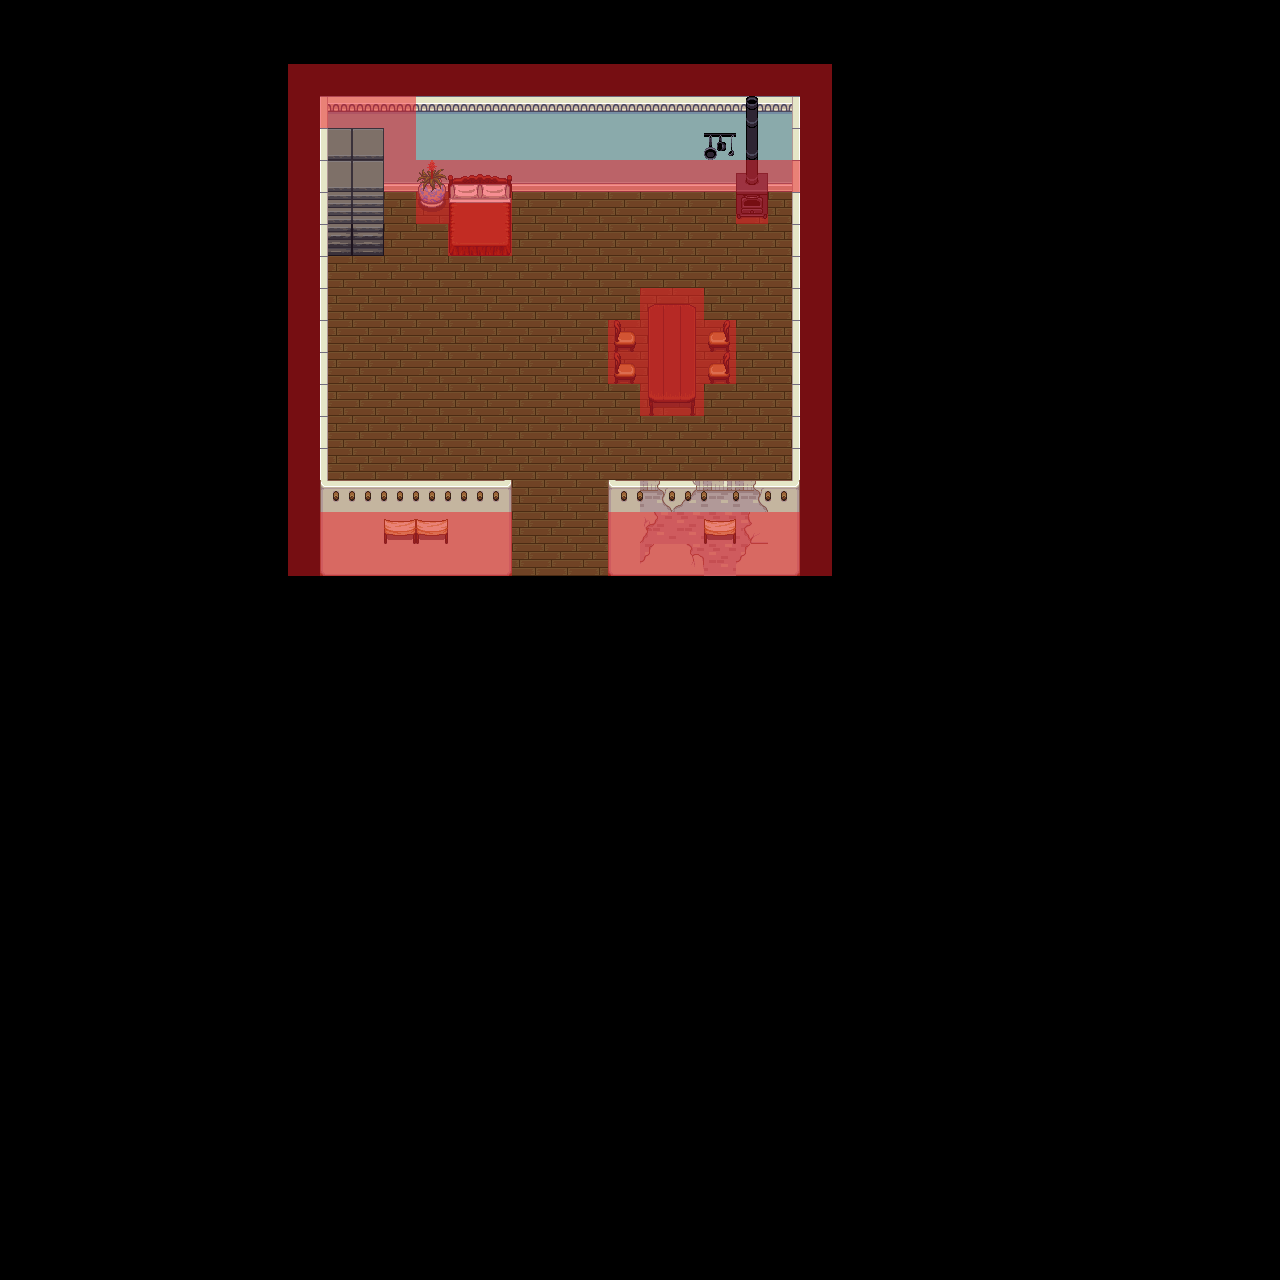

Rendered tile map (Tiled .tmx) drawn with the repository's tilesets; below, a short description and the map source with its tile grids summarised:
An orthogonal 40x40 tile map with 32x32 px tiles, 7 tile layers (Floor Plan, Stairs, Inside Decor 01, Inside Decor, ...), 40 tilesets.

<map version="1.0" orientation="orthogonal" renderorder="right-down" width="40" height="40" tilewidth="32" tileheight="32" nextobjectid="1">
 <tileset firstgid="1" name="country" tilewidth="32" tileheight="32" tilecount="20" columns="5">
  <image source="../../../../../00_Assets/_TempAssets/LPC Base Assets/tiles/country.png" width="160" height="128" />
 </tileset>
 <tileset firstgid="21" name="cup" tilewidth="32" tileheight="32" tilecount="2" columns="1">
  <image source="../../../../../00_Assets/_TempAssets/LPC Base Assets/tiles/cup.png" width="32" height="64" />
 </tileset>
 <tileset firstgid="23" name="dirt" tilewidth="32" tileheight="32" tilecount="18" columns="3">
  <image source="../../../../../00_Assets/_TempAssets/LPC Base Assets/tiles/dirt.png" width="96" height="192" />
 </tileset>
 <tileset firstgid="41" name="dirt2" tilewidth="32" tileheight="32" tilecount="18" columns="3">
  <image source="../../../../../00_Assets/_TempAssets/LPC Base Assets/tiles/dirt2.png" width="96" height="192" />
 </tileset>
 <tileset firstgid="59" name="dungeon" tilewidth="32" tileheight="32" tilecount="104" columns="13">
  <image source="../../../../../00_Assets/_TempAssets/LPC Base Assets/tiles/dungeon.png" width="416" height="256" />
 </tileset>
 <tileset firstgid="163" name="grass" tilewidth="32" tileheight="32" tilecount="18" columns="3">
  <image source="../../../../../00_Assets/_TempAssets/LPC Base Assets/tiles/grass.png" width="96" height="192" />
 </tileset>
 <tileset firstgid="181" name="grassalt" tilewidth="32" tileheight="32" tilecount="18" columns="3">
  <image source="../../../../../00_Assets/_TempAssets/LPC Base Assets/tiles/grassalt.png" width="96" height="192" />
 </tileset>
 <tileset firstgid="199" name="hole" tilewidth="32" tileheight="32" tilecount="18" columns="3">
  <image source="../../../../../00_Assets/_TempAssets/LPC Base Assets/tiles/hole.png" width="96" height="192" />
 </tileset>
 <tileset firstgid="217" name="holek" tilewidth="32" tileheight="32" tilecount="18" columns="3">
  <image source="../../../../../00_Assets/_TempAssets/LPC Base Assets/tiles/holek.png" width="96" height="192" />
 </tileset>
 <tileset firstgid="235" name="holemid" tilewidth="32" tileheight="32" tilecount="18" columns="3">
  <image source="../../../../../00_Assets/_TempAssets/LPC Base Assets/tiles/holemid.png" width="96" height="192" />
 </tileset>
 <tileset firstgid="253" name="house" tilewidth="32" tileheight="32" tilecount="63" columns="9">
  <image source="../../../../../00_Assets/_TempAssets/LPC Base Assets/tiles/house.png" width="288" height="224" />
 </tileset>
 <tileset firstgid="316" name="inside" tilewidth="32" tileheight="32" tilecount="100" columns="10">
  <image source="../../../../../00_Assets/_TempAssets/LPC Base Assets/tiles/inside.png" width="320" height="320" />
 </tileset>
 <tileset firstgid="416" name="kitchen" tilewidth="32" tileheight="32" tilecount="8" columns="2">
  <image source="../../../../../00_Assets/_TempAssets/LPC Base Assets/tiles/kitchen.png" width="64" height="128" />
 </tileset>
 <tileset firstgid="424" name="lava" tilewidth="32" tileheight="32" tilecount="18" columns="3">
  <image source="../../../../../00_Assets/_TempAssets/LPC Base Assets/tiles/lava.png" width="96" height="192" />
 </tileset>
 <tileset firstgid="442" name="lavarock" tilewidth="32" tileheight="32" tilecount="18" columns="3">
  <image source="../../../../../00_Assets/_TempAssets/LPC Base Assets/tiles/lavarock.png" width="96" height="192" />
 </tileset>
 <tileset firstgid="460" name="mountains" tilewidth="32" tileheight="32" tilecount="108" columns="12">
  <image source="../../../../../00_Assets/_TempAssets/LPC Base Assets/tiles/mountains.png" width="384" height="288" />
 </tileset>
 <tileset firstgid="568" name="rock" tilewidth="32" tileheight="32" tilecount="2" columns="2">
  <image source="../../../../../00_Assets/_TempAssets/LPC Base Assets/tiles/rock.png" width="64" height="32" />
 </tileset>
 <tileset firstgid="570" name="signs" tilewidth="32" tileheight="32" tilecount="6" columns="3">
  <image source="../../../../../00_Assets/_TempAssets/LPC Base Assets/tiles/signs.png" width="96" height="64" />
 </tileset>
 <tileset firstgid="576" name="stairs" tilewidth="32" tileheight="32" tilecount="112" columns="8">
  <image source="../../../../../00_Assets/_TempAssets/LPC Base Assets/tiles/stairs.png" width="256" height="448" />
 </tileset>
 <tileset firstgid="688" name="treetop" tilewidth="32" tileheight="32" tilecount="42" columns="6">
  <image source="../../../../../00_Assets/_TempAssets/LPC Base Assets/tiles/treetop.png" width="192" height="224" />
 </tileset>
 <tileset firstgid="730" name="trunk" tilewidth="32" tileheight="32" tilecount="18" columns="6">
  <image source="../../../../../00_Assets/_TempAssets/LPC Base Assets/tiles/trunk.png" width="192" height="96" />
 </tileset>
 <tileset firstgid="748" name="victoria" tilewidth="32" tileheight="32" tilecount="55" columns="11">
  <image source="../../../../../00_Assets/_TempAssets/LPC Base Assets/tiles/victoria.png" width="352" height="160" />
 </tileset>
 <tileset firstgid="803" name="water" tilewidth="32" tileheight="32" tilecount="18" columns="3">
  <image source="../../../../../00_Assets/_TempAssets/LPC Base Assets/tiles/water.png" width="96" height="192" />
 </tileset>
 <tileset firstgid="821" name="waterfall" tilewidth="32" tileheight="32" tilecount="15" columns="3">
  <image source="../../../../../00_Assets/_TempAssets/LPC Base Assets/tiles/waterfall.png" width="96" height="160" />
 </tileset>
 <tileset firstgid="836" name="watergrass" tilewidth="32" tileheight="32" tilecount="18" columns="3">
  <image source="../../../../../00_Assets/_TempAssets/LPC Base Assets/tiles/watergrass.png" width="96" height="192" />
 </tileset>
 <tileset firstgid="854" name="barrel" tilewidth="32" tileheight="32" tilecount="8" columns="4">
  <image source="../../../../../00_Assets/_TempAssets/LPC Base Assets/tiles/barrel.png" width="128" height="64" />
 </tileset>
 <tileset firstgid="862" name="brackish" tilewidth="32" tileheight="32" tilecount="18" columns="3">
  <image source="../../../../../00_Assets/_TempAssets/LPC Base Assets/tiles/brackish.png" width="96" height="192" />
 </tileset>
 <tileset firstgid="880" name="bridges" tilewidth="32" tileheight="32" tilecount="42" columns="6">
  <image source="../../../../../00_Assets/_TempAssets/LPC Base Assets/tiles/bridges.png" width="192" height="224" />
 </tileset>
 <tileset firstgid="922" name="buckets" tilewidth="32" tileheight="32" tilecount="6" columns="3">
  <image source="../../../../../00_Assets/_TempAssets/LPC Base Assets/tiles/buckets.png" width="96" height="64" />
 </tileset>
 <tileset firstgid="928" name="cabinets" tilewidth="32" tileheight="32" tilecount="78" columns="6">
  <image source="../../../../../00_Assets/_TempAssets/LPC Base Assets/tiles/cabinets.png" width="192" height="416" />
 </tileset>
 <tileset firstgid="1006" name="castle_lightsources" tilewidth="32" tileheight="32" tilecount="20" columns="5">
  <image source="../../../../../00_Assets/_TempAssets/LPC Base Assets/tiles/castle_lightsources.png" width="160" height="128" />
 </tileset>
 <tileset firstgid="1026" name="castle_outside" tilewidth="32" tileheight="32" tilecount="187" columns="17">
  <image source="../../../../../00_Assets/_TempAssets/LPC Base Assets/tiles/castle_outside.png" width="544" height="352" />
 </tileset>
 <tileset firstgid="1213" name="castlefloors" tilewidth="32" tileheight="32" tilecount="100" columns="10">
  <image source="../../../../../00_Assets/_TempAssets/LPC Base Assets/tiles/castlefloors.png" width="320" height="320" />
 </tileset>
 <tileset firstgid="1313" name="castlefloors_outside" tilewidth="32" tileheight="32" tilecount="20" columns="4">
  <image source="../../../../../00_Assets/_TempAssets/LPC Base Assets/tiles/castlefloors_outside.png" width="128" height="160" />
 </tileset>
 <tileset firstgid="1333" name="castlewalls" tilewidth="32" tileheight="32" tilecount="180" columns="12">
  <image source="../../../../../00_Assets/_TempAssets/LPC Base Assets/tiles/castlewalls.png" width="384" height="480" />
 </tileset>
 <tileset firstgid="1513" name="cement" tilewidth="32" tileheight="32" tilecount="18" columns="3">
  <image source="../../../../../00_Assets/_TempAssets/LPC Base Assets/tiles/cement.png" width="96" height="192" />
 </tileset>
 <tileset firstgid="1531" name="cementstair" tilewidth="32" tileheight="32" tilecount="20" columns="5">
  <image source="../../../../../00_Assets/_TempAssets/LPC Base Assets/tiles/cementstair.png" width="160" height="128" />
 </tileset>
 <tileset firstgid="1551" name="chests" tilewidth="32" tileheight="32" tilecount="6" columns="2">
  <image source="../../../../../00_Assets/_TempAssets/LPC Base Assets/tiles/chests.png" width="64" height="96" />
 </tileset>
 <tileset firstgid="1557" name="adobe" tilewidth="32" tileheight="32" tilecount="96" columns="8">
  <image source="../../../../../00_Assets/_TempAssets/adobe building set/adobe.png" width="256" height="384" />
 </tileset>
 <tileset firstgid="1653" name="RED_Collisions" tilewidth="32" tileheight="32" tilecount="1" columns="1">
  <image source="../../../../../00_Assets/03_WorldTiles/RED.png" width="32" height="32" />
 </tileset>
 <layer name="Floor Plan" width="40" height="40">
  <data>[1600 cells, 225 non-empty, 10 distinct tile ids]</data>
 </layer>
 <layer name="Stairs" width="40" height="40">
  <data>[1600 cells, 13 non-empty, 8 distinct tile ids]</data>
 </layer>
 <layer name="Inside Decor 01" width="40" height="40">
  <data>[1600 cells, 4 non-empty, 2 distinct tile ids]</data>
 </layer>
 <layer name="Inside Decor" width="40" height="40">
  <data>[1600 cells, 16 non-empty, 14 distinct tile ids]</data>
 </layer>
 <layer name="Outside" width="40" height="40">
  <data>[1600 cells, 36 non-empty, 13 distinct tile ids]</data>
 </layer>
 <layer name="Outside Decorations" width="40" height="40">
  <data>[1600 cells, 35 non-empty, 9 distinct tile ids]</data>
 </layer>
 <layer name="Collisions" width="40" height="40" opacity="0.5">
  <data>[1600 cells, 106 non-empty, 1 distinct tile ids]</data>
 </layer>
</map>
